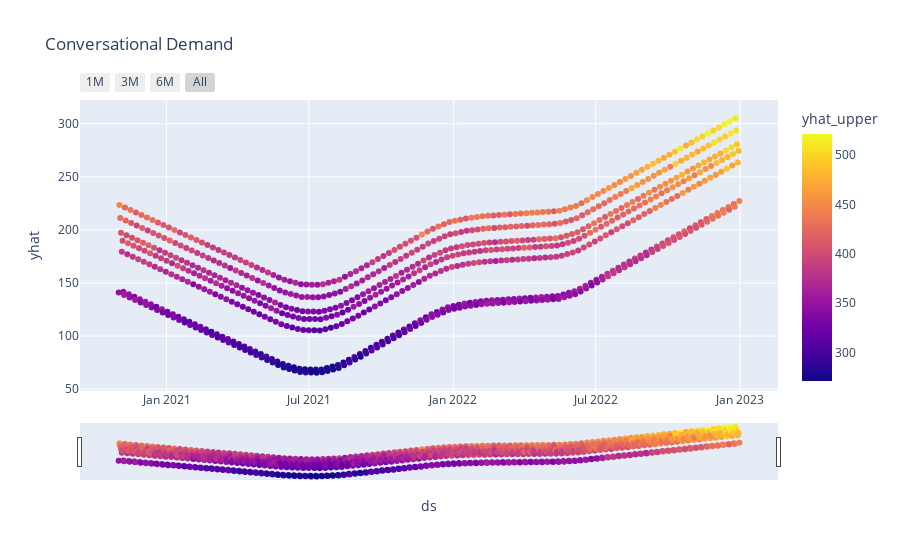

Write notebook code for a chart like this one.
### Code cell
fig = px.scatter(forecast.reset_index(), x='ds', y='yhat', color='yhat_upper', title='Conversational Demand')
#slider
fig.update_xaxes(
    rangeslider_visible = True,
    rangeselector = dict(
        buttons = list([
              dict(count=1, label='1M', step="month", stepmode="backward"),
              dict(count=3, label='3M', step="month", stepmode="backward"),
              dict(count=6, label='6M', step="month", stepmode="backward"),
              dict(label = 'All' , step="all")
        ])
    )
)
fig.show()

### Figure 1 — Plotly figure (JSON) as saved in the notebook; plotly's stock layout.template omitted (floating-point values rounded to 4 significant figures; data arrays with more than 128 entries replaced by an {"elided": "..."} marker saying what was removed)
{"data": [{"hovertemplate": "ds=%{x}<br>yhat=%{y}<br>yhat_upper=%{marker.color}<extra></extra>", "legendgroup": "", "marker": {"color": {"elided": "791 float values"}, "coloraxis": "coloraxis", "symbol": "circle"}, "mode": "markers", "name": "", "orientation": "v", "showlegend": false, "type": "scatter", "x": {"elided": "791 str values"}, "xaxis": "x", "y": {"elided": "791 float values"}, "yaxis": "y"}], "layout": {"coloraxis": {"colorbar": {"title": {"text": "yhat_upper"}}, "colorscale": [[0, "#0d0887"], [0.1111, "#46039f"], [0.2222, "#7201a8"], [0.3333, "#9c179e"], [0.4444, "#bd3786"], [0.5556, "#d8576b"], [0.6667, "#ed7953"], [0.7778, "#fb9f3a"], [0.8889, "#fdca26"], [1, "#f0f921"]]}, "legend": {"tracegroupgap": 0}, "title": {"text": "Conversational Demand"}, "xaxis": {"anchor": "y", "domain": [0, 1], "rangeselector": {"buttons": [{"count": 1, "label": "1M", "step": "month", "stepmode": "backward"}, {"count": 3, "label": "3M", "step": "month", "stepmode": "backward"}, {"count": 6, "label": "6M", "step": "month", "stepmode": "backward"}, {"label": "All", "step": "all"}]}, "rangeslider": {"visible": true}, "title": {"text": "ds"}}, "yaxis": {"anchor": "x", "domain": [0, 1], "title": {"text": "yhat"}}}}
